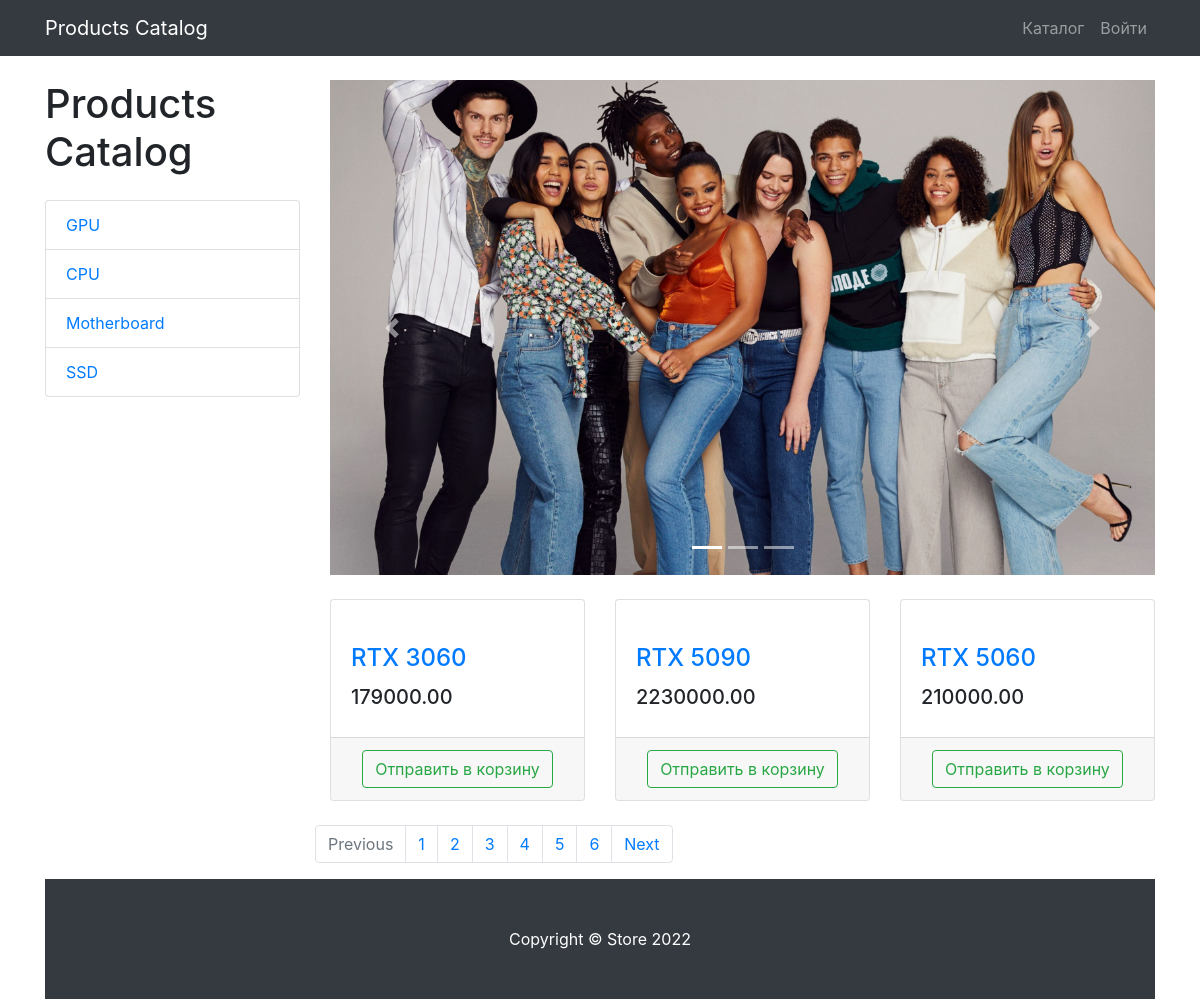
The app's page /products/products/, older data.
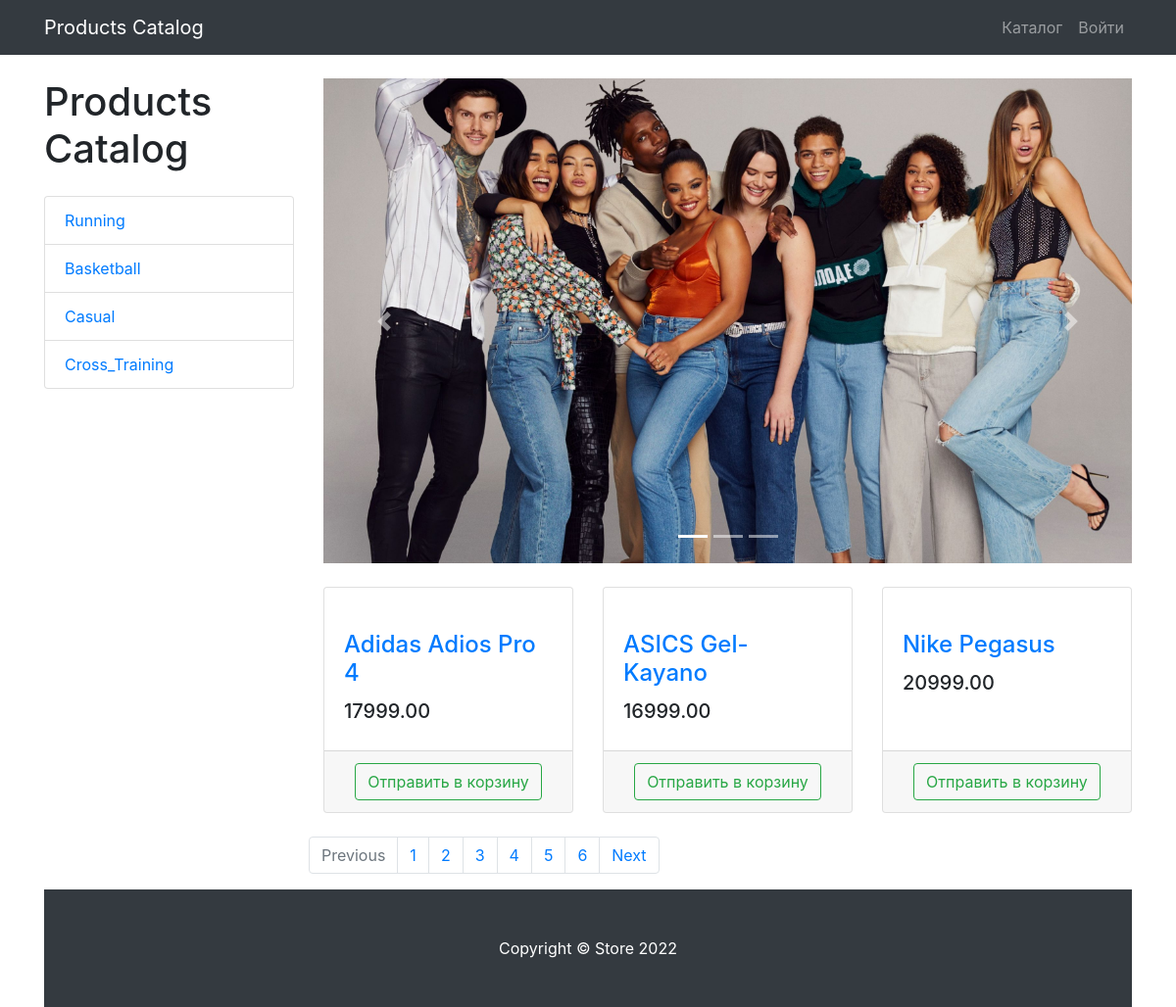
The same page, newer data.
### storeProducts/models.py (models this page shows, shortened)
class storeCategories(models.Model):
    name = models.CharField(max_length=255, unique=True)
    description = models.TextField(blank=True,null=True)
    class Meta:
        verbose_name = 'Category'
        verbose_name_plural = 'Categories'

class storeProducts(models.Model):
    name = models.CharField(max_length=255)
    price = models.DecimalField(max_digits=10, decimal_places=2)
    description = models.TextField(blank=True)
    quantity = models.PositiveIntegerField()
    image = models.TextField()
    category = models.ForeignKey(
    storeCategories,
    on_delete=models.CASCADE,
    null=True,
    blank=True
)
    class Meta:
        verbose_name = 'Product'
        verbose_name_plural = 'Products'

### storeProducts/views.py (the view)
# urls.py: path('products/',include('storeProducts.urls', namespace='product')),
def products(request,category_id=None, page_number=1):
    products = storeProducts.objects.filter(category_id = category_id) if category_id else storeProducts.objects.all()
    per_page = 3
    paginator = Paginator(products, 3)
    products_paginator = paginator.page(page_number)
    context = {
        'title': 'Products Catalog',
        'categories': storeCategories.objects.all(),
        'products': products_paginator,
     }
    return render(request, 'storeProducts/products.html',context)

### storeProducts/templates/storeProducts/products.html (shortened to what this page needs)
{% extends 'storeProducts/base.html' %}
{%load static%}
    {% block css %}
    <link href="{%static "vendor/css/products.css"%}" rel="stylesheet">
    {% endblock %}
{% block content %}
<div class="container">
    <div class="row">
        <div class="col-lg-3">
            <h1 class="my-4">{{title}}</h1>
            <div class="list-group">
                {% for storeCategories in categories %}
                <a href="{% url 'products:category' storeCategories.id %}" class="list-group-item">
                    {{ storeCategories.name }}
                </a>
                {% endfor %}
            </div>
        </div>
        <div class="col-lg-9">
            <div id="carouselExampleIndicators" class="carousel slide my-4" data-ride="carousel">
                <ol class="carousel-indicators">
                    <li data-target="#carouselExampleIndicators" data-slide-to="0" class="active"></li>
                    <li data-target="#carouselExampleIndicators" data-slide-to="1"></li>
                    <li data-target="#carouselExampleIndicators" data-slide-to="2"></li>
                </ol>
                <div class="carousel-inner" role="listbox">
                    <div class="carousel-item active">
                        <img class="d-block img-fluid" src="{%static "vendor/img/slides/slide-1.jpg"%}" alt="First slide">
                    </div>
                </div>
                <a class="carousel-control-prev" href="#carouselExampleIndicators" role="button" data-slide="prev">
                    <span class="carousel-control-prev-icon" aria-hidden="true"></span>
                </a>
                <a class="carousel-control-next" href="#carouselExampleIndicators" role="button" data-slide="next">
                    <span class="carousel-control-next-icon" aria-hidden="true"></span>
                </a>
            </div>
            <div class="row">
                {% for product in products %}
                 <div class="col-lg-4 col-md-6 mb-4">
                    <div class="card h-100">
                        <a href="#">
                        </a>
                        <div class="card-body">
                            <h4 class="card-title">
                                <a href="#">{{ product.name }}</a>
                            </h4>
                            <h5>{{ product.price }}</h5>
                        </div>
                        <div class="card-footer text-center">
                            <a class="btn btn-outline-success"
                                href="{% url 'products:basket_add' product.id %}">
                                Отправить в корзину
                            </a>
                        </div>
                    </div>
            </div>
                {% endfor %}
            <nav aria-label="Page navigation example">
                <ul class="pagination justify-content-center">
                    <li class="page-item {% if not products.has_previous %} disabled {% endif %}">
                        <a class="page-link"
                        href="{% if products.has_previous %} {% url 'products:paginator' products.previous_page_number %} {% else %} # {% endif %}"
                        tabindex="-1" aria-disabled="true">Previous</a>
                    </li>
                    {% for page in products.paginator.page_range%}
                     <li class="page-item">
                        <a class="page-link" href="{% url 'products:paginator' page %}">
                            {{ page }}
                        </a>
                    </li>
                    {% endfor %}
                    <li class="page-item {% if not products.has_next %} disabled {% endif %}">
                        <a class="page-link" href="{% if products.has_next %} {% url 'products:paginator' products.next_page_number %} {% else %} # {% endif %}">
                            Next</a>
                    </li>
                </ul>
            </nav>
        </div>
    </div>
</div>
{% endblock %}
{% block footer %}
<footer class="py-5 bg-dark">
    <div class="container">
        <p class="m-0 text-center text-white">Copyright &copy; Store 2022</p>
    </div>
</footer>
{% endblock %}

### storeProducts/templates/storeProducts/base.html (shortened to what this page needs)
{% load static %}
<!DOCTYPE html>
<html lang="en">
<head>
    <link href="{%static "vendor/bootstrap/css/bootstrap.min.css"%}" rel="stylesheet">
    {% block css %}{% endblock %}
</head>
<body>
<nav class="navbar navbar-expand-lg navbar-dark bg-dark fixed-top">
    <div class="container">
        <a class="navbar-brand" href="{% url 'products:main' %}">{{title}}</a>
        <div class="collapse navbar-collapse" id="navbarResponsive">
            <ul class="navbar-nav ml-auto">
                <li class="nav-item">
                    <a class="nav-link" href="{% url 'products:products' %}">Каталог  </a>
                </li>
                {%if user.is_authenticated %}
                <li class="nav-item dropdown">
                    <a class="nav-link dropdown-toggle" href="#" id="navbarDropdown" role="button"
                       data-bs-toggle="dropdown" aria-expanded="false">
                        <i class="fas fa-user-circle"></i>
                    </a>
                    <ul class="dropdown-menu" aria-labelledby="navbarDropdown">
                        <li>
                            <a class="dropdown-item" href="{% url 'users:profile' %}">Профиль</a>
                        </li>
                        <li><a class="dropdown-item" href="orders/orders.html">Заказы</a></li>
                        {% if user.is_superuser or user.is_staff %}
                            <li><a class="dropdown-item" href="{% url 'admin:index' %}">Админ-панель</a></li>
                        {% endif %}
                        <li>
                            <hr class="dropdown-divider">
                        </li>
                        <li>
                            <a class="dropdown-item" href="{% url 'users:logout' %}">
                                Выйти
                            </a>
                        </li>
                    </ul>
                    {% else %}
                        <li class="nav-item">
                            <a class="nav-link" href="{% url 'users:login' %}">Войти </a>
                        </li>
                    {% endif %}
            </ul>
        </div>
    </div>
</nav>
{% block content %}{% endblock %}
{% block footer %}{% endblock %}
</body>
</html>

Row changes from the older to the newer data that the page shows:
removed storeCategories: name "GPU"
removed storeCategories: name "CPU"
removed storeCategories: name "Motherboard"
removed storeCategories: name "SSD"
removed storeProducts: name "RTX 3060", price "179000.00"
removed storeProducts: name "RTX 5090", price "2230000.00"
removed storeProducts: name "RTX 5060", price "210000.00"
added storeCategories: name "Running"
added storeCategories: name "Basketball"
added storeCategories: name "Casual"
added storeCategories: name "Cross_Training"
added storeProducts: name "Adidas Adios Pro 4", price "17999.00"
added storeProducts: name "ASICS Gel-Kayano", price "16999.00"
added storeProducts: name "Nike Pegasus", price "20999.00"
